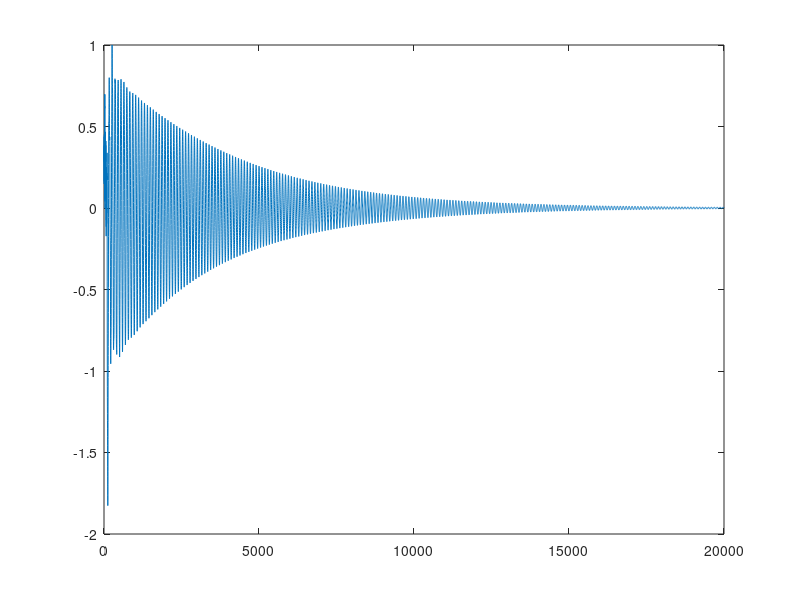

Source code (MATLAB): (Note: this script raises an error after producing the figure.)
% clear all; close all

%% variables

fs = 10000; % sampling rate (Hertz)
freqs = [100 200 500]; % fundamental frequency of delay lines (modes) (Hertz)
decay = [0.999 0.998 0.996]; % decay factors
n_modes = length(freqs); % number of modes
d = zeros(1, n_modes); % length of delay lines (Samples)
for i = 1:n_modes
    d(i) = floor(fs/freqs(i));
end
Tsec = 2; % duration of simulation (Seconds)
Tsamp = Tsec*fs; % duration of simulation (Samples)

%% initialization

L = rand(n_modes, max(d)); % initialize delay line

L = L;

% m1=mean(L(1,:)); m2=mean(L(2,:)); m3=mean(L(3,:));
% L(1,:) = L(1,:) - m1; % centerize
% L(2,:) = L(2,:) - m2; % centerize
% L(3,:) = L(3,:) - m3; % centerize
% for i = 1:n_modes
%     L(i,:) = L(i,:) - mean(L(i,:)); % centerize
% end

out = zeros(1, Tsamp); % output
p_out = 3*ones(1,n_modes); % pointers out      (see shift register)
p_out1 = 2*ones(1,n_modes);
p_out2 = 1*ones(1,n_modes);
p_in = 6*ones(1,n_modes); % pointers in
p_in1 = 5*ones(1,n_modes); 
p_in2 = 4*ones(1,n_modes); 

%% bandpass filter coefficients around fundamental

w_low = 0.75; % 75% below f0
w_high = 1.25; % 125% upper f0
for i = 1:n_modes
    [b(i,:),a(i,:)] = butter(1, [w_low w_high]*(freqs(i)/fs*2), 'bandpass'); % (unit of cutoff frequencies in "pi rad/sample")
end
% freqz(b(1,:),a(1,:)) % magnitude and phase response

%% main loop

for i=1:Tsamp
    
    out(i) = 0;
    
    for j = 1:n_modes
        
        out(i) = out(i) + L(j,p_out(j));
        
        % bandpass filter y[n] = b1*x[n] + b2*x[n-1] + b3*x[n-2] - a2*y[n-1] - a3*y[n-2]
        L(j, p_out(j)) = decay(j) * (b(j,1)*L(j, p_in(j)) + b(j,2)*L(j, p_in1(j))...
            + b(j,3)*L(j, p_in2(j)) - a(j,2)*L(j, p_out1(j)) - a(j,3)*L(j, p_out2(j)));
        
        % update and wrap pointers
        if (p_in(j)==d(j))
            p_in(j)=1;
        else
            p_in(j)=p_in(j)+1;
        end
        if (p_in1(j)==d(j))
            p_in1(j)=1;
        else
            p_in1(j)=p_in1(j)+1;
        end
        if (p_in2(j)==d(j))
            p_in2(j)=1;
        else
            p_in2(j)=p_in2(j)+1;
        end
        if (p_out(j)==d(j))
            p_out(j)=1;
        else
            p_out(j)=p_out(j)+1;
        end
        if (p_out1(j)==d(j))
            p_out1(j)=1;
        else
            p_out1(j)=p_out1(j)+1;
        end
        if (p_out2(j)==d(j))
            p_out2(j)=1;
        else
            p_out2(j)=p_out2(j)+1;
        end
        
    end
end

%% sound and plots

soundsc(out, fs)
%figure; 
plot(out/max(out))
Spec(out, fs) % my spectrum function